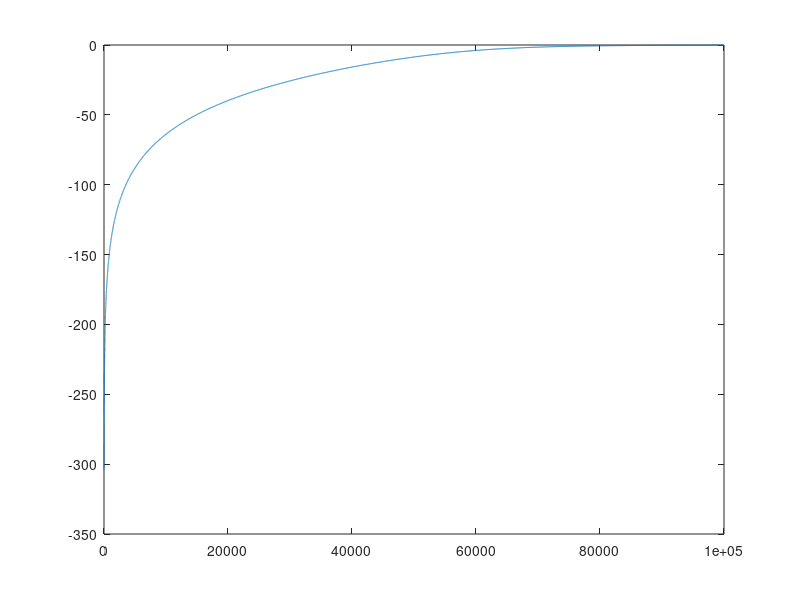

Write the MATLAB code that produced this figure.
%% Thomas Koch
% a script used to calculate the resistance values for a 4th order high pass
% butterworth filter, sallen key topology
% assumes capacitances are given

clc; clear all; close all;

c1 = .01e-6;
r3 = 10e3;
w_o = 2 * pi * 10e3;
alpha = 1.8478;

c2 = c1;
k = w_o * c1;

r1 = alpha / (2 * k)
r2 = 1 / (w_o^2 * r1 * c1^2)

omega = logspace(1,5,10000);
s = 1i * omega;

a_v1 = s.^2 ./ (s.^2 + alpha * w_o * s + w_o^2);


c1 = 1e-9;
r3 = 10e3;
alpha = .7654;

c2 = c1;
k = w_o * c1;

r1 = alpha / (2 * k)
r2 = 1 / (w_o^2 * r1 * c1^2)

alpha = 2 / (w_o * r2 * c1);

a_v2 = s.^2 ./ (s.^2 + alpha * w_o * s + w_o^2);


a_v = a_v1 .* a_v2;

figure;
plot(omega,20*log10(abs(a_v)));
